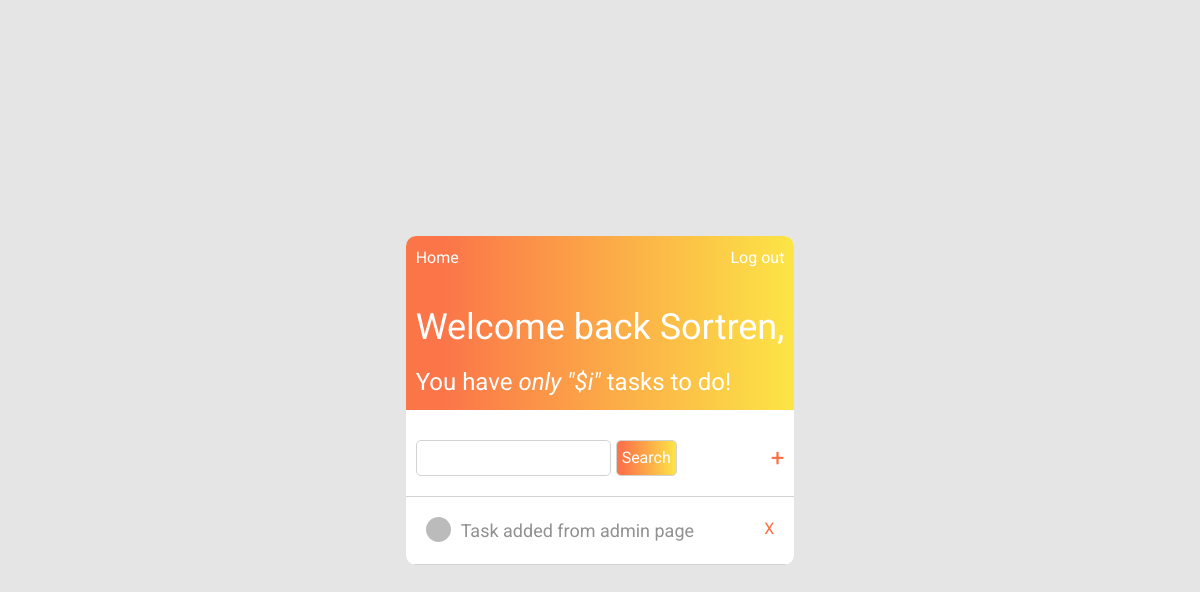
Page / (signed in) on the earlier database version.
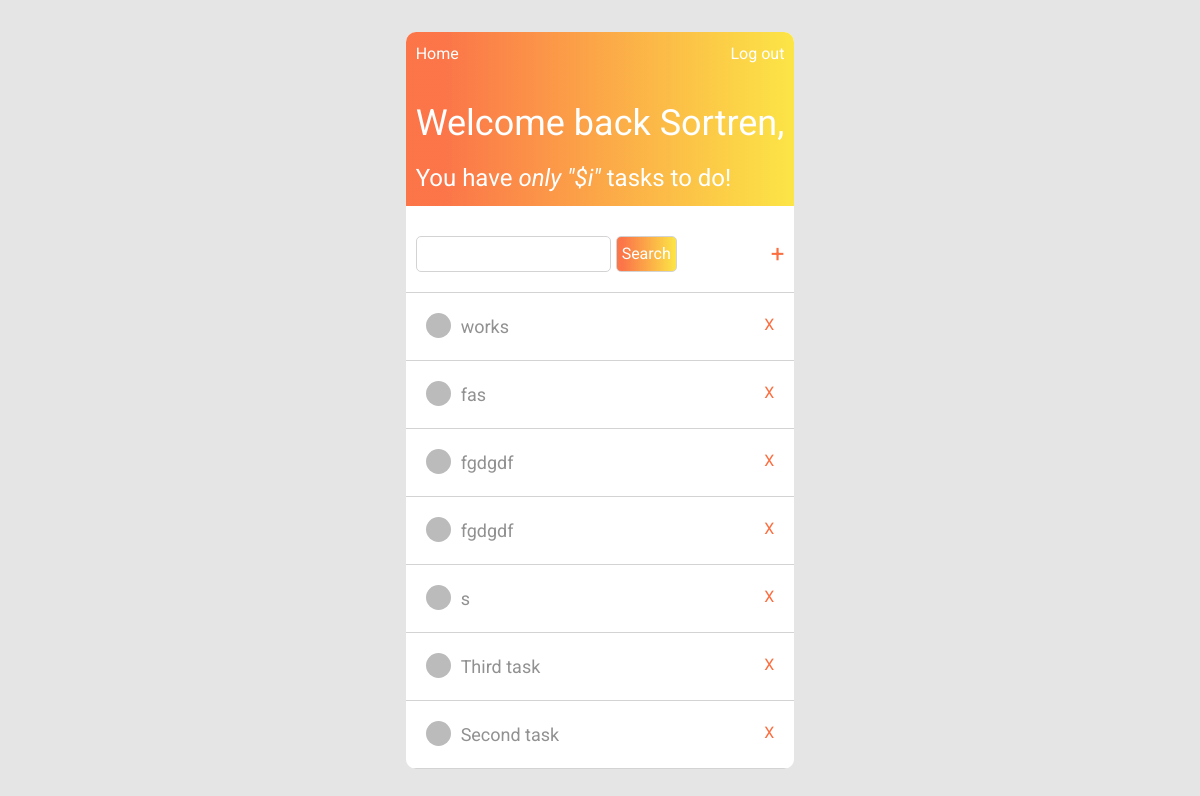
Same page on the later database version.
### to_do/models.py (models this page shows, shortened)
class Task(models.Model):
    title = models.CharField(max_length=100)
    content = models.TextField()
    date_posted = models.DateTimeField(default=timezone.now)
    finished = models.BooleanField(default=False)
    author = models.ForeignKey(User, on_delete=models.CASCADE)

### to_do/views.py (the view)
# urls.py: 2. Add a URL to urlpatterns:  path('', views.home, name='home')
@login_required(login_url='login')
def home(request):
    context = {
        'tasks': Task.objects.filter(author=request.user).order_by('-id'),
    }
    return render(request, 'to_do/home.html', context)

### to_do/templates/to_do/home.html
{%extends "to_do/base_home.html"%}
{% block search-add %}
  <div class="search-add">
    <div class="search">
        <input type="text" class = "input">
        <button class = "button-search">Search</button>
    </div>
    <div class="add">
        <a href = "{% url 'add-task' %}" class = "add-task">+</a>
    </div>
  </div>
{% endblock search-add %}
{%block tasks%}
  {% for task in tasks %}
    <div class="task">
      <div class="content">
        <span class="dot"></span>
        <a href="{% url 'update-task' task.id %}" class="task-title">{{ task.title }}</a>
      </div>
      <a href="{% url 'delete-task' task.id %}" class="delete-task">X</a>
    </div>
  {%endfor%}
{%endblock tasks%}

### to_do/templates/to_do/base_home.html (shortened to what this page needs)
{%load static%}
<!DOCTYPE html>
<html lang="en">
<head>
    <link rel="stylesheet" href="https://maxcdn.bootstrapcdn.com/bootstrap/4.0.0/css/bootstrap.min.css">
    <link rel="stylesheet" href="{% static 'to_do/home.css'%}">
</head>
<body>
    <main>
        <div class = "app">
            <div class = "top-bar">
                <div class="navigation">
                    <a href="{% url 'to_do-home' %}" class = "logout">Home</a>
                    <a href="{% url 'logout' %}" class = "logout">Log out</a>
                </div>
                <div class="text">
                    <span class="welcome">Welcome back <a href = "{% url 'profile' %} " class = "username">{{ user.username }},</a></span>
                    <span class="incomplete">You have <i>only "$i"</i> tasks to do!</span>
                </div>
            </div>
            {% block search-add %}
            {% endblock search-add %}
            <div class = "struct">
                <div class = "tasks-container">
                    {% block tasks %}
                    {% endblock tasks %}
                </div>
            </div>
        </div>
    </main>
</body>
</html>

### to_do/static/to_do/home.css (style rules this page uses)
* { margin: 0; padding: 0; box-sizing: border-box; font-family: "Roboto", sans-serif; }
body { background-color: #e5e5e5; }
main { display: flex; min-height: 100vh; justify-content: center; align-items: center; }
.app { display: flex; flex-direction: column; min-width: 30%; border-radius: 10px; background-color: white; overflow: hidden; }
.top-bar { color: white; display: flex; flex-direction: column; padding: 10px; background: rgb(251, 110, 63); background: linear-gradient( 90deg, rgba(251, 110, 63, 0.9500175070028011) 10%, rgba(252, 229, 70, 1) 100% ); }
.text { display: flex; flex-direction: column; padding-top: 30px; gap: 10px; }
.welcome { font-size: 36px; }
.welcome a { color: white; text-decoration: none; }
.incomplete { font-size: 24px; }
.navigation { display: flex; flex-direction: row; justify-content: space-between; }
.navigation a { color: white; text-decoration: none; }
.search-add { display: flex; justify-content: space-between; padding: 30px 10px 20px 10px; }
.input { outline: none; border: 0.5px solid lightgrey; padding: 5px; border-radius: 5px; }
.search { display: flex; gap: 5px; }
.button-search { text-decoration: none; border: 0.5px solid lightgrey; cursor: pointer; border-radius: 5px; color: white; padding: 5px; background: rgb(251, 110, 63); background: linear-gradient( 90deg, rgba(251, 110, 63, 0.9500175070028011) 10%, rgba(252, 229, 70, 1) 100% ); }
.add-task:hover, .add-task { font-size: 24px; color: rgb(251, 110, 63); text-decoration: none; color: linear-gradient( 90deg, rgba(251, 110, 63, 0.9500175070028011) 10%, rgba(252, 229, 70, 1) 100% ); }
.struct { border-top: 1px solid lightgrey; display: flex; gap: 41px; }
.tasks-container { display: flex; flex-direction: column; flex: 1; }
.task { border-bottom: 0.5px solid lightgrey; display: flex; justify-content: space-between; padding: 20px; }
.content { display: flex; gap: 10px; }
.content a { color: rgb(145, 145, 145); font-size: 18px; }
.dot { height: 25px; width: 25px; background-color: #bbb; border-radius: 50%; }
.delete-task, .delete-task:hover { color: rgb(251, 110, 63); color: linear-gradient( 90deg, rgba(251, 110, 63, 0.9500175070028011) 10%, rgba(252, 229, 70, 1) 100% ); }

Differences in the rows shown:
removed Task: title "Task added from admin page"
added Task: title "works"
added Task: title "fas"
added Task: title "fgdgdf"
added Task: title "fgdgdf"
added Task: title "s"
added Task: title "Third task"
added Task: title "Second task"
